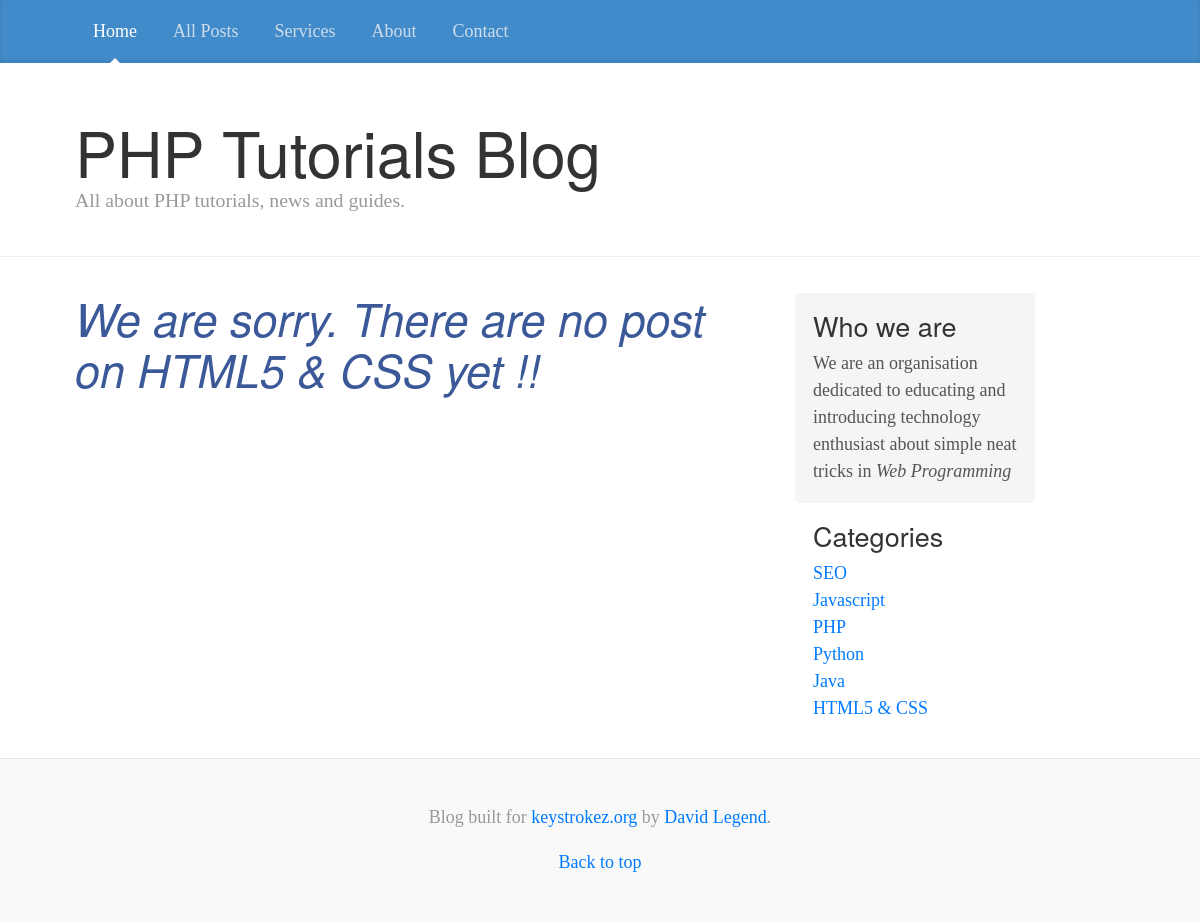
Screenshot of /category.php?id=7 with the database file from the repository.
### tables this page shows
CREATE TABLE `categories` (
  `category_id` int(11) NOT NULL,
  `title` text NOT NULL
);

### assets/libs/database.php (called while the page is built, shortened)
<?php
class Database
{
	public $host = DB_HOST;
	public $user = DB_USER;
	public $password = DB_PASSWORD;
	public $db_name = DB_NAME;
	public $link;
	private function connect() {
		$this->link = new mysqli($this->host, $this->user, $this->password, $this->db_name);
	}
	public function select($query) {
		$result = $this->link->query($query);
		return $result;
	}
}

### category.php (the view, shortened to what this page needs)
<?php
  include "assets/libs/database.php";
  $db = new Database();
  $id = $_GET['id'];
  $query = "SELECT * FROM posts WHERE category_id = '$id' ";
  $posts = $db->select($query);
  $category = "SELECT * FROM categories WHERE category_id = '$id' ";
  $category_name = $db->select($category);
  $title = $category_name->fetch_array();
?>
<!DOCTYPE html>
<html lang="en">
  <head>
    <link href="assets/css/bootstrap.min.css" rel="stylesheet">
    <link href="assets/styles/blog.css" rel="stylesheet">
  </head>
  <body>
    <div class="blog-masthead">
      <div class="container">
        <nav class="nav">
          <a class="nav-link active" href="index.php">Home</a>
          <a class="nav-link" href="#">All Posts</a>
          <a class="nav-link" href="#">Services</a>
          <a class="nav-link" href="#">About</a>
          <a class="nav-link" href="#">Contact</a>
        </nav>
      </div>
    </div>
    <div class="blog-header">
      <div class="container">
        <h1 class="blog-title">PHP Tutorials Blog</h1>
        <p class="lead blog-description">All about PHP tutorials, news and guides.</p>
      </div>
    </div>
    <div class="container">
      <div class="row">
       <div class="col-sm-8 blog-main">
           <?php if($posts->num_rows == 0): ?>
               <div class="blog-post">
                   <h2 class="blog-post-title" style="color: #3b5998"><i>We are sorry. There are no post on <?php echo $title['title'];?> yet !!</i> </h2>
               </div>
           <?php endif; ?>
       </div>
      <?php
        include "includes/sidebar.php";
        include "includes/footer.php";
      ?>

### includes/sidebar.php
<?php
  $query = "SELECT * FROM categories";
  $category = $db->select($query);
?>
<div class="col-sm-3 offset-sm-1 blog-sidebar">
          <div class=" sidebar-module sidebar-module-inset">
            <h4>Who we are</h4>
            <p>We are an organisation dedicated to educating and introducing technology
                enthusiast about simple neat tricks in <em>Web Programming</em>
            </p>
          </div>
          <div class="sidebar-module">
            <h4>Categories</h4>
            <ol class="list-unstyled">
            <?php while($row = $category->fetch_array()) :?>
              <li><a href="category.php?id=<?php echo $row['category_id']; ?>" ><?php echo $row['title']; ?></a></li>
            <?php endwhile; ?>
            </ol>
          </div>
        </div>
        </div>
    </div>

### assets/styles/blog.css (style rules this page uses)
@media (min-width: 48em) { html { font-size: 18px; } }
body { font-family: Georgia, "Times New Roman", Times, serif; color: #555; }
h1, .h1, h2, .h2, h3, .h3, h4, .h4, h5, .h5, h6, .h6 { font-family: "Helvetica Neue", Helvetica, Arial, sans-serif; font-weight: normal; color: #333; }
.container { max-width: 60rem; }
.blog-masthead { margin-bottom: 3rem; background-color: #428bca; -webkit-box-shadow: inset 0 -.1rem .25rem rgba(0,0,0,.1); box-shadow: inset 0 -.1rem .25rem rgba(0,0,0,.1); }
.nav-link { position: relative; padding: 1rem; font-weight: 500; color: #cdddeb; }
.nav-link.active { color: #fff; }
.nav-link.active:after { position: absolute; bottom: 0; left: 50%; width: 0; height: 0; margin-left: -.3rem; vertical-align: middle; content: ""; border-right: .3rem solid transparent; border-bottom: .3rem solid; border-left: .3rem solid transparent; }
.blog-header { padding-bottom: 1.25rem; margin-bottom: 2rem; border-bottom: .05rem solid #eee; }
.blog-title { margin-bottom: 0; font-size: 2rem; font-weight: normal; }
.blog-description { font-size: 1.1rem; color: #999; }
@media (min-width: 40em) { .blog-title { font-size: 3.5rem; } }
.sidebar-module { padding: 1rem; }
.sidebar-module-inset { padding: 1rem; background-color: #f5f5f5; border-radius: .25rem; }
.sidebar-module-inset p:last-child, .sidebar-module-inset ul:last-child, .sidebar-module-inset ol:last-child { margin-bottom: 0; }
.blog-post { margin-bottom: 4rem; }
.blog-post-title { margin-bottom: .25rem; font-size: 2.5rem; }

### rows the page displays
categories: title "HTML5 & CSS"
categories: title "SEO"
categories: title "Javascript"
categories: title "PHP"
categories: title "Python"
categories: title "Java"
